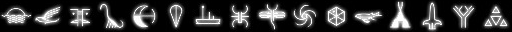
#> input picture i/glyph_image.png, 512 x 32 px
$ python decod1.py
#> lines starting #> are read from the running program, lines starting #| are printed output that depends on the picture
# -*- coding: utf-8 -*-
import cv2

def isGlyphs(glyph_image, decod_image):
    glyphs = ''
    for i in range(12):
        result = cv2.matchTemplate(decod_image[:, i*32:i*32+32], glyph_image, cv2.TM_SQDIFF_NORMED)
        mn, _, mnLoc, _ = cv2.minMaxLoc(result)
        MPx, MPy = mnLoc
        n = round(MPx / 32)
        glyphs += '0123456789abcdef'[n]
    return glyphs

glyph_image = cv2.imread('i/glyph_image.png', cv2.IMREAD_GRAYSCALE)
#> glyph_image is the input picture: shape (32, 512); min 0, max 255, mean 49.1
decod_image = cv2.imread('i/20240329192924_1.jpg', cv2.IMREAD_GRAYSCALE)[1015:1047,11:395]
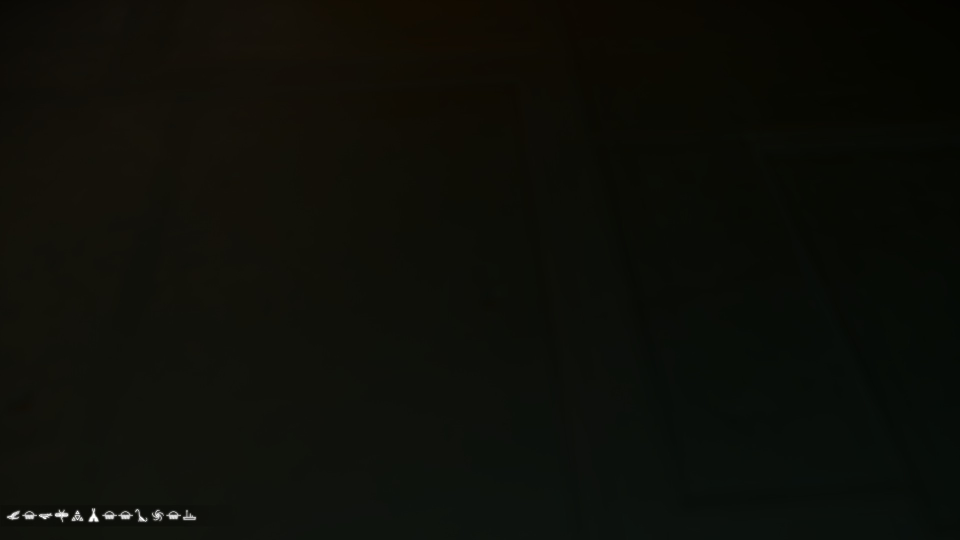
#> input picture i/20240329192924_1.jpg, 1920 x 1080 px (shown at 1/2 size)
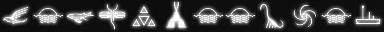
#> decod_image: shape (32, 384); min 1, max 255, mean 61.4
print(isGlyphs(glyph_image, decod_image)) # 10b8fc003906 ► NMS-Glyphs-Mono.ttf
#> the loop in isGlyphs, `for i in range(12):` made 12 passes
#> (mn, mnLoc, MPx, n, glyphs) on passes 1, 3, 4, 5, 6, 9, 10, 12: (0.0141, (32, 0), 32, 1, '1'), (0.0201, (352, 0), 352, 11, '10b'), (0.0104, (256, 0), 256, 8, '10b8'), (0.0153, (480, 0), 480, 15, '10b8f'), (0.00992, (384, 0), 384, 12, '10b8fc'), (0.0225, (96, 0), 96, 3, '10b8fc003'), (0.0187, (288, 0), 288, 9, '10b8fc0039'), (0.0217, (192, 0), 192, 6, '10b8fc003906')
#> (mn, MPx, n, glyphs) on passes 2, 7, 8, 11: (0.0154, 0, 0, '10'), (0.0163, 0, 0, '10b8fc0'), (0.0166, 0, 0, '10b8fc00'), (0.0163, 0, 0, '10b8fc00390')
#| 10b8fc003906
